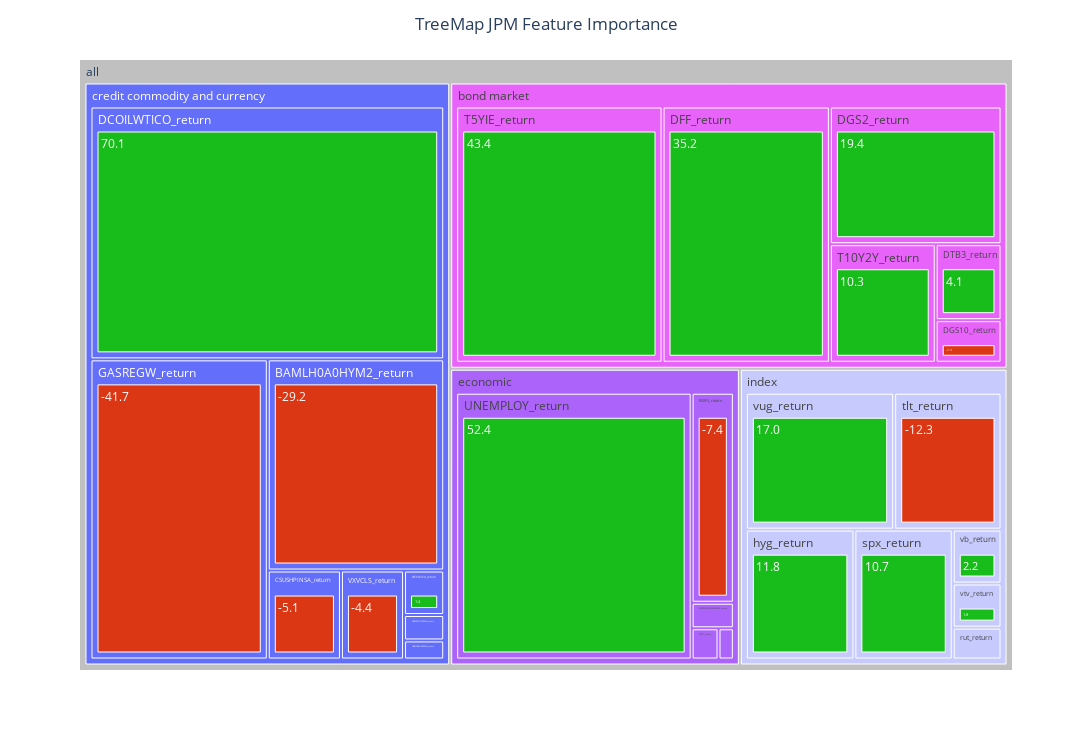

Source (notebook cell):
### Code cell
fig = px.treemap(data, path=[px.Constant('all'),'group','features','coef'], 
                 values='size')
my_colorway=("#636efa", "#e763fa", "#ab63fa")   

fig.update_layout(treemapcolorway=my_colorway,  
           width=1250, height=750, title_text="TreeMap JPM Feature Importance", title_x=0.5)
leafs = fig.data[0].labels[:len(data["coef"])]

leafs = [float(leaf) for leaf in leafs]

mycolors = ["#DC3714" if leafv < 0 else "#19BD1B" for leafv in leafs]
newlabels= [f"{fig.data[0].labels[k]}" if k < len(data["coef"]) else fig.data[0].labels[k] 
              for k in range(len(fig.data[0].labels))]

fig.update_traces(labels=newlabels)

fig.update_traces(marker_colors=mycolors, root_color="#c0c0c0")
fig.show()

### Figure 1 — Plotly figure (JSON) as saved in the notebook; plotly's stock layout.template omitted (floating-point values rounded to 4 significant figures)
{"data": [{"branchvalues": "total", "domain": {"x": [0, 1], "y": [0, 1]}, "hovertemplate": "labels=%{label}<br>size=%{value}<br>parent=%{parent}<br>id=%{id}<extra></extra>", "ids": ["all/credit commodity and currency/GASREGW_return/-41.7", "all/credit commodity and currency/BAMLH0A0HYM2_return/-29.2", "all/index/tlt_return/-12.3", "all/economic/RSXFS_return/-7.4", "all/credit commodity and currency/CSUSHPINSA_return/-5.1", "all/credit commodity and currency/VXVCLS_return/-4.4", "all/bond market/DGS10_return/-2.3", "all/credit commodity and currency/H8B1247NCBCMG_return/-0.8", "all/economic/DRTSCILM_return/-0.4", "all/credit commodity and currency/H8B1058NCBCMG_return/0.6", "all/economic/KCFSI_return/0.7", "all/economic/MARTSMPCSM44000USS_return/0.9", "all/index/rut_return/1.3", "all/credit commodity and currency/DEXUSEU_return/1.4", "all/index/vtv_return/1.8", "all/index/vb_return/2.2", "all/bond market/DTB3_return/4.1", "all/bond market/T10Y2Y_return/10.3", "all/index/spx_return/10.7", "all/index/hyg_return/11.8", "all/index/vug_return/17.0", "all/bond market/DGS2_return/19.4", "all/bond market/DFF_return/35.2", "all/bond market/T5YIE_return/43.4", "all/economic/UNEMPLOY_return/52.4", "all/credit commodity and currency/DCOILWTICO_return/70.1", "all/credit commodity and currency/BAMLH0A0HYM2_return", "all/credit commodity and currency/CSUSHPINSA_return", "all/credit commodity and currency/DCOILWTICO_return", "all/credit commodity and currency/DEXUSEU_return", "all/bond market/DFF_return", "all/bond market/DGS10_return", "all/bond market/DGS2_return", "all/economic/DRTSCILM_return", "all/bond market/DTB3_return", "all/credit commodity and currency/GASREGW_return", "all/credit commodity and currency/H8B1058NCBCMG_return", "all/credit commodity and currency/H8B1247NCBCMG_return", "all/economic/KCFSI_return", "all/economic/MARTSMPCSM44000USS_return", "all/economic/RSXFS_return", "all/bond market/T10Y2Y_return", "all/bond market/T5YIE_return", "all/economic/UNEMPLOY_return", "all/credit commodity and currency/VXVCLS_return", "all/index/hyg_return", "all/index/rut_return", "all/index/spx_return", "all/index/tlt_return", "all/index/vb_return", "all/index/vtv_return", "all/index/vug_return", "all/bond market", "all/credit commodity and currency", "all/economic", "all/index", "all"], "labels": ["-41.7", "-29.2", "-12.3", "-7.4", "-5.1", "-4.4", "-2.3", "-0.8", "-0.4", "0.6", "0.7", "0.9", "1.3", "1.4", "1.8", "2.2", "4.1", "10.3", "10.7", "11.8", "17.0", "19.4", "35.2", "43.4", "52.4", "70.1", "BAMLH0A0HYM2_return", "CSUSHPINSA_return", "DCOILWTICO_return", "DEXUSEU_return", "DFF_return", "DGS10_return", "DGS2_return", "DRTSCILM_return", "DTB3_return", "GASREGW_return", "H8B1058NCBCMG_return", "H8B1247NCBCMG_return", "KCFSI_return", "MARTSMPCSM44000USS_return", "RSXFS_return", "T10Y2Y_return", "T5YIE_return", "UNEMPLOY_return", "VXVCLS_return", "hyg_return", "rut_return", "spx_return", "tlt_return", "vb_return", "vtv_return", "vug_return", "bond market", "credit commodity and currency", "economic", "index", "all"], "marker": {"colors": ["#DC3714", "#DC3714", "#DC3714", "#DC3714", "#DC3714", "#DC3714", "#DC3714", "#DC3714", "#DC3714", "#19BD1B", "#19BD1B", "#19BD1B", "#19BD1B", "#19BD1B", "#19BD1B", "#19BD1B", "#19BD1B", "#19BD1B", "#19BD1B", "#19BD1B", "#19BD1B", "#19BD1B", "#19BD1B", "#19BD1B", "#19BD1B", "#19BD1B"]}, "name": "", "parents": ["all/credit commodity and currency/GASREGW_return", "all/credit commodity and currency/BAMLH0A0HYM2_return", "all/index/tlt_return", "all/economic/RSXFS_return", "all/credit commodity and currency/CSUSHPINSA_return", "all/credit commodity and currency/VXVCLS_return", "all/bond market/DGS10_return", "all/credit commodity and currency/H8B1247NCBCMG_return", "all/economic/DRTSCILM_return", "all/credit commodity and currency/H8B1058NCBCMG_return", "all/economic/KCFSI_return", "all/economic/MARTSMPCSM44000USS_return", "all/index/rut_return", "all/credit commodity and currency/DEXUSEU_return", "all/index/vtv_return", "all/index/vb_return", "all/bond market/DTB3_return", "all/bond market/T10Y2Y_return", "all/index/spx_return", "all/index/hyg_return", "all/index/vug_return", "all/bond market/DGS2_return", "all/bond market/DFF_return", "all/bond market/T5YIE_return", "all/economic/UNEMPLOY_return", "all/credit commodity and currency/DCOILWTICO_return", "all/credit commodity and currency", "all/credit commodity and currency", "all/credit commodity and currency", "all/credit commodity and currency", "all/bond market", "all/bond market", "all/bond market", "all/economic", "all/bond market", "all/credit commodity and currency", "all/credit commodity and currency", "all/credit commodity and currency", "all/economic", "all/economic", "all/economic", "all/bond market", "all/bond market", "all/economic", "all/credit commodity and currency", "all/index", "all/index", "all/index", "all/index", "all/index", "all/index", "all/index", "all", "all", "all", "all", ""], "root": {"color": "#c0c0c0"}, "type": "treemap", "values": [41.7, 29.2, 12.3, 7.4, 5.1, 4.4, 2.3, 0.8, 0.4, 0.6, 0.7, 0.9, 1.3, 1.4, 1.8, 2.2, 4.1, 10.3, 10.7, 11.8, 17, 19.4, 35.2, 43.4, 52.4, 70.1, 29.2, 5.1, 70.1, 1.4, 35.2, 2.3, 19.4, 0.4, 4.1, 41.7, 0.6, 0.8, 0.7, 0.9, 7.4, 10.3, 43.4, 52.4, 4.4, 11.8, 1.3, 10.7, 12.3, 2.2, 1.8, 17, 114.7, 153.3, 61.8, 57.1, 386.9]}], "layout": {"height": 750, "legend": {"tracegroupgap": 0}, "margin": {"t": 60}, "title": {"text": "TreeMap JPM Feature Importance", "x": 0.5}, "treemapcolorway": ["#636efa", "#e763fa", "#ab63fa"], "width": 1250}}
